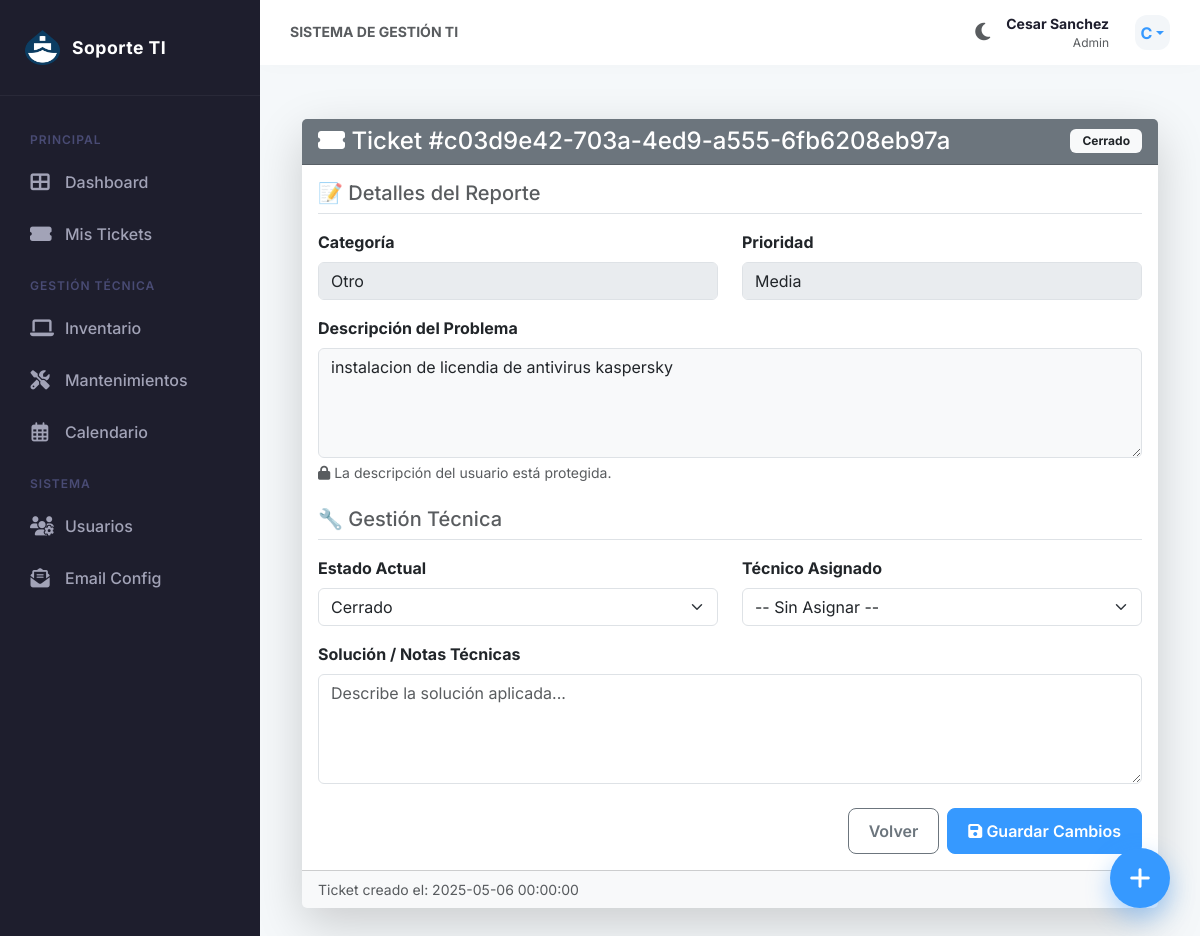
The page /editar/c03d9e42-703a-4ed9-a555-6fb6208eb97a (signed in) on the database its author committed.
### tables this page shows
CREATE TABLE usuarios (
    id TEXT PRIMARY KEY,
    username TEXT UNIQUE NOT NULL,
    email TEXT UNIQUE,
    password_hash TEXT NOT NULL,
    role TEXT NOT NULL DEFAULT 'user',
    departamento TEXT,
    fecha_creacion TIMESTAMP DEFAULT CURRENT_TIMESTAMP
);

CREATE TABLE soportes (
    id TEXT PRIMARY KEY,
    numero_ticket INTEGER UNIQUE,
    usuario_id TEXT NOT NULL,
    tecnico_id TEXT,
    equipo_id TEXT,
    problema TEXT NOT NULL,
    estado TEXT NOT NULL DEFAULT 'Abierto',
    prioridad TEXT NOT NULL DEFAULT 'Media',
    categoria TEXT NOT NULL DEFAULT 'Otro',
    solucion TEXT,
    fecha_creacion TIMESTAMP DEFAULT CURRENT_TIMESTAMP,
    fecha_finalizacion TIMESTAMP,
    FOREIGN KEY (usuario_id) REFERENCES usuarios (id) ON DELETE CASCADE,
    FOREIGN KEY (tecnico_id) REFERENCES usuarios (id) ON DELETE SET NULL,
    FOREIGN KEY (equipo_id) REFERENCES equipos (id) ON DELETE SET NULL
);

### app.py (the view, shortened to what this page needs)
@app.route('/editar/<ticket_id>', methods=['GET', 'POST'])
@login_required
def editar(ticket_id):
    ticket = repo.get_ticket_by_id(UUID(ticket_id))
    if not ticket or (session['role'] == 'user' and ticket.usuario_id != session['user_id']):
        return redirect(url_for('lista_soportes'))
    db = get_db()
    tecnicos = db.execute("SELECT id, username FROM usuarios WHERE role IN ('admin', 'tecnico')").fetchall()
    return render_template('editar.html', ticket=ticket, tecnicos=tecnicos, estados=ESTADOS, categorias=CATEGORIAS, prioridades=PRIORIDADES)

### templates/editar.html (shortened to what this page needs)
{% extends "layout.html" %}
{% block content %}
<div class="container mt-4">
    <div class="card shadow-lg border-0">
        <div class="card-header text-white d-flex justify-content-between align-items-center
            {% if ticket.estado.value == 'Abierto' %}bg-success
            {% elif ticket.estado.value == 'En Proceso' %}bg-primary
            {% else %}bg-secondary{% endif %}">
            <h4 class="mb-0">
                <i class="fas fa-ticket-alt"></i> Ticket #{{ ticket.id }}
            </h4>
            <span class="badge bg-light text-dark fw-bold">{{ ticket.estado.value }}</span>
        </div>
        <div class="card-body">
            <form method="POST">
                <h5 class="text-muted border-bottom pb-2 mb-3">📝 Detalles del Reporte</h5>
                <div class="row mb-3">
                    <div class="col-md-6">
                        <label class="form-label fw-bold">Categoría</label>
                        {% if session['role'] == 'user' and ticket.estado == 'Abierto' %}
                        <select name="categoria" class="form-select">
                            {% for cat in categorias %}
                            <option value="{{ cat }}" {% if ticket.categoria==cat %}selected{% endif %}>{{ cat }}
                            </option>
                            {% endfor %}
                        </select>
                        {% else %}
                        <input type="text" class="form-control" value="{{ ticket.categoria }}" disabled>
                        {% endif %}
                    </div>
                    <div class="col-md-6">
                        <label class="form-label fw-bold">Prioridad</label>
                        {% if session['role'] == 'user' and ticket.estado == 'Abierto' %}
                        <select name="prioridad" class="select-form">
                            {% for prio in prioridades %}
                            <option value="{{ prio }}" {% if ticket.prioridad.value==prio %}selected{% endif %}>{{ prio
                                }}
                            </option>
                            {% endfor %}
                        </select>
                        {% else %}
                        <input type="text" class="form-control" value="{{ ticket.prioridad.value }}" disabled>
                        {% endif %}
                    </div>
                </div>
                <div class="mb-4">
                    <label class="form-label fw-bold">Descripción del Problema</label>
                    {% if session['role'] == 'user' and ticket.estado == 'Abierto' %}
                    <textarea name="problema" class="form-control" rows="4" required>{{ ticket.problema }}</textarea>
                    <div class="form-text text-success"><i class="fas fa-pen"></i> Puedes editar esto porque el ticket
                        aún está Abierto.</div>
                    {% else %}
                    <textarea class="form-control bg-light" rows="4" disabled>{{ ticket.problema }}</textarea>
                    {% if session['role'] != 'user' %}
                    <div class="form-text"><i class="fas fa-lock"></i> La descripción del usuario está protegida.</div>
                    {% endif %}
                    {% endif %}
                </div>
                {% if session['role'] in ['admin', 'tecnico'] or ticket.solucion %}
                <h5 class="text-muted border-bottom pb-2 mb-3 mt-4">🔧 Gestión Técnica</h5>
                <div class="row mb-3">
                    <div class="col-md-6">
                        <label class="form-label fw-bold">Estado Actual</label>
                        {% if session['role'] in ['admin', 'tecnico'] %}
                        <select name="estado" class="form-select">
                            {% for est in estados %}
                            <option value="{{ est }}" {% if ticket.estado.value==est %}selected{% endif %}>{{ est }}
                            </option>
                            {% endfor %}
                        </select>
                        {% else %}
                        <input type="text" class="form-control" value="{{ ticket.estado.value }}" disabled>
                        {% endif %}
                    </div>
                    <div class="col-md-6">
                        <label class="form-label fw-bold">Técnico Asignado</label>
                        {% if session['role'] in ['admin', 'tecnico'] %}
                        <select name="tecnico_id" class="form-select">
                            <option value="">-- Sin Asignar --</option>
                        </select>
                        {% else %}
                        <input type="text" class="form-control"
                            value="{% for tec in tecnicos %}{% if ticket.tecnico_id|string == tec.id|string %}{{ tec.username }}{% endif %}{% endfor %}"
                            disabled placeholder="Pendiente de asignar">
                        {% endif %}
                    </div>
                </div>
                <div class="mb-3">
                    <label class="form-label fw-bold">Solución / Notas Técnicas</label>
                    {% if session['role'] in ['admin', 'tecnico'] %}
                    <textarea name="solucion" class="form-control" rows="4"
                        placeholder="Describe la solución aplicada...">{{ ticket.solucion or '' }}</textarea>
                    {% endif %}
                </div>
                {% endif %}
                <div class="d-flex justify-content-end gap-2 mt-4">
                    <a href="{{ url_for('lista_soportes') }}" class="btn btn-outline-secondary">Volver</a>
                    {% if (session['role'] == 'user' and ticket.estado == 'Abierto') or session['role'] in ['admin',
                    'tecnico'] %}
                    <button type="submit" class="btn btn-primary">
                        <i class="fas fa-save"></i> Guardar Cambios
                    </button>
                    {% endif %}
                </div>
            </form>
        </div>
        <div class="card-footer bg-light small text-muted">
            Ticket creado el: {{ ticket.fecha_creacion }}
        </div>
    </div>
</div>
{% endblock %}

### templates/layout.html (shortened to what this page needs)
<!DOCTYPE html>
<html lang="es">
<head>
    <link href="https://cdn.jsdelivr.net/npm/bootstrap@5.3.0/dist/css/bootstrap.min.css" rel="stylesheet">
    <link rel="stylesheet" href="https://cdnjs.cloudflare.com/ajax/libs/font-awesome/6.4.0/css/all.min.css">
    <link rel="stylesheet" href="https://cdn.datatables.net/1.13.4/css/dataTables.bootstrap5.min.css">
    <link rel="stylesheet" href="https://cdn.datatables.net/responsive/2.4.1/css/responsive.bootstrap5.min.css">
    <link rel="stylesheet" href="https://cdn.datatables.net/buttons/2.3.6/css/buttons.bootstrap5.min.css">
    <link rel="stylesheet" href="{{ url_for('static', filename='css/style.css') }}">
    <link rel="stylesheet" href="https://cdn.jsdelivr.net/npm/sweetalert2@11/dist/sweetalert2.min.css">
</head>
<body>
    <div class="app-wrapper">
        {% if session.get('user_id') %}
        <aside class="sidebar" id="sidebar">
            <div class="sidebar-header">
                <img src="{{ url_for('static', filename='img/logo.png') }}" alt="Logo" class="sidebar-logo">
                <h1 class="sidebar-title">Soporte TI</h1>
            </div>
            <div class="sidebar-menu">
                <div class="menu-section">Principal</div>
                <div class="menu-item">
                    <a href="{{ url_for('dashboard') }}"
                        class="menu-link {% if request.endpoint == 'dashboard' %}active{% endif %}">
                        <i class="fas fa-th-large"></i> Dashboard
                    </a>
                </div>
                <div class="menu-item">
                    <a href="{{ url_for('lista_soportes') }}"
                        class="menu-link {% if request.endpoint == 'lista_soportes' %}active{% endif %}">
                        <i class="fas fa-ticket-alt"></i> Mis Tickets
                    </a>
                </div>
                {% if session.get('role') in ['admin', 'tecnico'] %}
                <div class="menu-section">Gestión Técnica</div>
                <div class="menu-item">
                    <a href="{{ url_for('lista_equipos') }}"
                        class="menu-link {% if request.endpoint == 'lista_equipos' %}active{% endif %}">
                        <i class="fas fa-laptop"></i> Inventario
                    </a>
                </div>
                <div class="menu-item">
                    <a href="{{ url_for('lista_mantenimientos') }}"
                        class="menu-link {% if request.endpoint == 'lista_mantenimientos' %}active{% endif %}">
                        <i class="fas fa-tools"></i> Mantenimientos
                    </a>
                </div>
                <div class="menu-item">
                    <a href="{{ url_for('ver_calendario') }}"
                        class="menu-link {% if request.endpoint == 'ver_calendario' %}active{% endif %}">
                        <i class="far fa-calendar-alt"></i> Calendario
                    </a>
                </div>
                {% endif %}
                {% if session.get('role') == 'admin' %}
                <div class="menu-section">Sistema</div>
                <div class="menu-item">
                    <a href="{{ url_for('admin_usuarios') }}"
                        class="menu-link {% if request.endpoint == 'admin_usuarios' %}active{% endif %}">
                        <i class="fas fa-users-cog"></i> Usuarios
                    </a>
                </div>
                <div class="menu-item">
                    <a href="{{ url_for('admin_config_email') }}"
                        class="menu-link {% if request.endpoint == 'admin_config_email' %}active{% endif %}">
                        <i class="fas fa-envelope-open-text"></i> Email Config
                    </a>
                </div>
                {% endif %}
            </div>
        </aside>
        {% endif %}
        <div class="main-content">
            {% if session.get('user_id') %}
            <header class="top-bar">
                <div class="d-flex align-items-center">
                    <h5 class="mb-0 text-muted small fw-bold text-uppercase d-none d-md-block">
                        {% if request.endpoint == 'dashboard' %}Panel de Control
                        {% elif request.endpoint == 'lista_soportes' %}Gestión de Tickets
                        {% elif request.endpoint == 'lista_equipos' %}Fichas de Inventario
                        {% elif request.endpoint == 'lista_mantenimientos' %}Cronograma de Tareas
                        {% else %}Sistema de Gestión TI{% endif %}
                    </h5>
                </div>
                <div class="user-profile dropdown d-flex align-items-center">
                    <button class="btn btn-link text-muted me-3 p-0 border-0 shadow-none" id="themeToggle"
                        title="Cambiar Tema">
                        <i class="fas fa-moon fs-5" id="themeIcon"></i>
                    </button>
                    <div class="d-flex flex-column text-end me-3 d-none d-sm-flex">
                        <span class="fw-bold small">{{ session.get('username') }}</span>
                        <span class="text-muted" style="font-size: 0.75rem;">{{ session.get('role') | capitalize
                            }}</span>
                    </div>
                    <div class="avatar-circle dropdown-toggle" data-bs-toggle="dropdown">
                        {{ session.get('username')[0].upper() }}
                    </div>
                </div>
            </header>
            {% endif %}
            <main class="content-body">
                {% block content %}{% endblock %}
            </main>
            <div class="fab-container">
                <a href="{{ url_for('agregar') }}" class="fab" title="Nuevo Ticket">
                    <i class="fas fa-plus"></i>
                </a>
            </div>
        </div>
    </div>
    <div class="toast-container position-fixed bottom-0 end-0 p-3" style="z-index: 2000;">
    </div>
</body>
</html>

### rows shown on the page
usuarios: get "Cesar Sanchez", get "Admin"
soportes: id "c03d9e42-703a-4ed9-a555-6fb6208eb97a", estado.value "Cerrado", categoria "Otro", prioridad.value "Media", problema "instalacion de licendia de antivirus kaspersky", estado "Cerrado", fecha_creacion "2025-05-06 00:00:00"

### other values the page prints
{{ session.get('username')[0].upper() }} "C"
